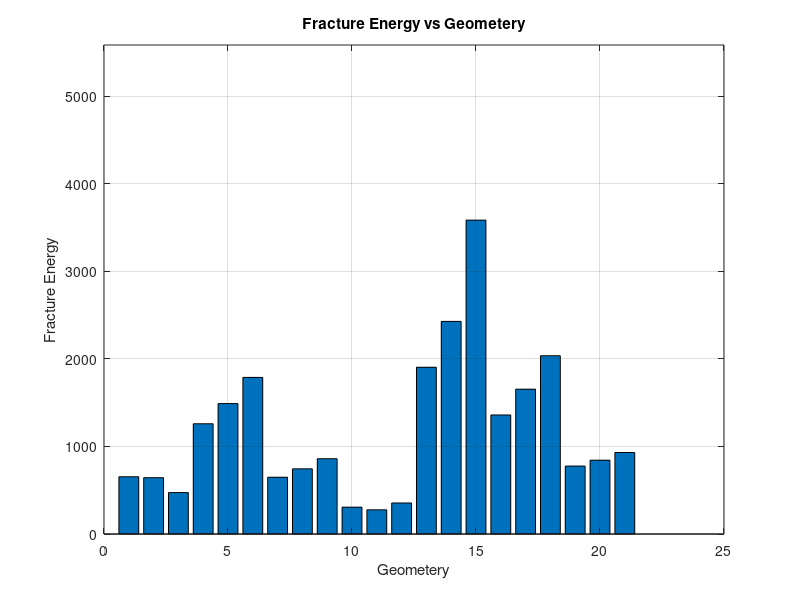

Source code (MATLAB):
clc,clear,close all

corexp = importdata("cordata.mat");

b = 15;  % [mm]
w = 45;  % [mm]
a = 22;  % [mm]
f = -4.5680;  % f(a/w)
E = 1.54*1E3; % [Mpa]


F = zeros(length(corexp),1);
K_1 = F;
for i = 1:105
    F(i) = max(corexp(i).data(:,1));

    K_1(i) = ( (F(i)) / (b * sqrt(w)) ) * f; 

end
K_1 = K_1';


% Fracture energy
G = ((K_1.^2) ./ E) * 1000; % [J/mm]

% plot(G,'.')
% bar(G)


%% Fracture energy mean
% Determine mean fracture energy for each geometery

inx = 1;
G_iSum = 0;
G_mean = zeros(1,length(G)/5)
for i = 1:length(G)
    G_iSum = G_iSum + G(i);
    if rem(i,5) == 0
        G_mean(inx) = G_iSum/5;
        inx = inx + 1;
        G_iSum = 0
    end

end


%% Bar plot of fracture energy
% Relates geometery to fracture energy
close

figure()
bar(G_mean)

title('Fracture Energy vs Geometery')
ylabel('Fracture Energy')
xlabel('Geometery')
grid
ylim([0 max(G_mean+2E3)])
% Set ticks
% xticks([-3*pi -2*pi -pi 0 pi 2*pi 3*pi])
% xticklabels({'','3d_d1s1t1','-2\pi','-\pi','0','\pi','2\pi','3\pi'})


% Subplot fracture energy of geometery






